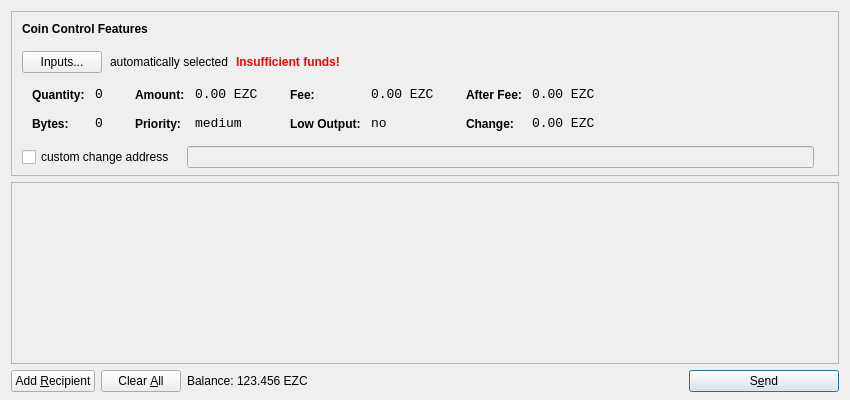
<?xml version="1.0" encoding="UTF-8"?>
<ui version="4.0">
 <class>SendCoinsDialog</class>
 <widget class="QDialog" name="SendCoinsDialog">
  <property name="geometry">
   <rect>
    <x>0</x>
    <y>0</y>
    <width>850</width>
    <height>400</height>
   </rect>
  </property>
  <property name="windowTitle">
   <string>Send Coins</string>
  </property>
  <layout class="QVBoxLayout" name="verticalLayout" stretch="0,1,0">
   <property name="bottomMargin">
    <number>8</number>
   </property>
   <item>
    <widget class="QFrame" name="frameCoinControl">
     <property name="sizePolicy">
      <sizepolicy hsizetype="Expanding" vsizetype="Expanding">
       <horstretch>0</horstretch>
       <verstretch>0</verstretch>
      </sizepolicy>
     </property>
     <property name="maximumSize">
      <size>
       <width>16777215</width>
       <height>16777215</height>
      </size>
     </property>
     <property name="frameShape">
      <enum>QFrame::StyledPanel</enum>
     </property>
     <property name="frameShadow">
      <enum>QFrame::Sunken</enum>
     </property>
     <layout class="QVBoxLayout" name="verticalLayoutCoinControl2">
      <property name="spacing">
       <number>-1</number>
      </property>
      <property name="leftMargin">
       <number>0</number>
      </property>
      <property name="topMargin">
       <number>0</number>
      </property>
      <property name="rightMargin">
       <number>0</number>
      </property>
      <property name="bottomMargin">
       <number>6</number>
      </property>
      <item>
       <layout class="QVBoxLayout" name="verticalLayoutCoinControl" stretch="0,0,0,0,1">
        <property name="spacing">
         <number>0</number>
        </property>
        <property name="leftMargin">
         <number>10</number>
        </property>
        <property name="topMargin">
         <number>10</number>
        </property>
        <item>
         <layout class="QHBoxLayout" name="horizontalLayoutCoinControl1">
          <property name="bottomMargin">
           <number>15</number>
          </property>
          <item>
           <widget class="QLabel" name="labelCoinControlFeatures">
            <property name="sizePolicy">
             <sizepolicy hsizetype="Preferred" vsizetype="Maximum">
              <horstretch>0</horstretch>
              <verstretch>0</verstretch>
             </sizepolicy>
            </property>
            <property name="font">
             <font>
              <weight>75</weight>
              <bold>true</bold>
             </font>
            </property>
            <property name="styleSheet">
             <string notr="true">font-weight:bold;</string>
            </property>
            <property name="text">
             <string>Coin Control Features</string>
            </property>
           </widget>
          </item>
         </layout>
        </item>
        <item>
         <layout class="QHBoxLayout" name="horizontalLayoutCoinControl2" stretch="0,0,0,0">
          <property name="spacing">
           <number>8</number>
          </property>
          <property name="bottomMargin">
           <number>10</number>
          </property>
          <item>
           <widget class="QPushButton" name="pushButtonCoinControl">
            <property name="styleSheet">
             <string notr="true"/>
            </property>
            <property name="text">
             <string>Inputs...</string>
            </property>
           </widget>
          </item>
          <item>
           <widget class="QLabel" name="labelCoinControlAutomaticallySelected">
            <property name="text">
             <string>automatically selected</string>
            </property>
            <property name="margin">
             <number>5</number>
            </property>
           </widget>
          </item>
          <item>
           <widget class="QLabel" name="labelCoinControlInsuffFunds">
            <property name="font">
             <font>
              <weight>75</weight>
              <bold>true</bold>
             </font>
            </property>
            <property name="styleSheet">
             <string notr="true">color:red;font-weight:bold;</string>
            </property>
            <property name="text">
             <string>Insufficient funds!</string>
            </property>
            <property name="margin">
             <number>5</number>
            </property>
           </widget>
          </item>
          <item>
           <spacer name="horizontalSpacerCoinControl">
            <property name="orientation">
             <enum>Qt::Horizontal</enum>
            </property>
            <property name="sizeHint" stdset="0">
             <size>
              <width>40</width>
              <height>1</height>
             </size>
            </property>
           </spacer>
          </item>
         </layout>
        </item>
        <item>
         <widget class="QWidget" name="widgetCoinControl" native="true">
          <property name="sizePolicy">
           <sizepolicy hsizetype="Preferred" vsizetype="Preferred">
            <horstretch>0</horstretch>
            <verstretch>0</verstretch>
           </sizepolicy>
          </property>
          <property name="minimumSize">
           <size>
            <width>0</width>
            <height>0</height>
           </size>
          </property>
          <property name="styleSheet">
           <string notr="true"/>
          </property>
          <layout class="QHBoxLayout" name="horizontalLayoutCoinControl5">
           <property name="margin">
            <number>0</number>
           </property>
           <item>
            <layout class="QHBoxLayout" name="horizontalLayoutCoinControl3" stretch="0,0,0,1">
             <property name="spacing">
              <number>20</number>
             </property>
             <property name="topMargin">
              <number>0</number>
             </property>
             <property name="bottomMargin">
              <number>10</number>
             </property>
             <item>
              <layout class="QFormLayout" name="formLayoutCoinControl1">
               <property name="horizontalSpacing">
                <number>10</number>
               </property>
               <property name="verticalSpacing">
                <number>14</number>
               </property>
               <property name="leftMargin">
                <number>10</number>
               </property>
               <property name="topMargin">
                <number>4</number>
               </property>
               <property name="rightMargin">
                <number>6</number>
               </property>
               <item row="0" column="0">
                <widget class="QLabel" name="labelCoinControlQuantityText">
                 <property name="styleSheet">
                  <string notr="true">font-weight:bold;</string>
                 </property>
                 <property name="text">
                  <string>Quantity:</string>
                 </property>
                 <property name="margin">
                  <number>0</number>
                 </property>
                </widget>
               </item>
               <item row="0" column="1">
                <widget class="QLabel" name="labelCoinControlQuantity">
                 <property name="font">
                  <font>
                   <family>Monospace</family>
                   <pointsize>10</pointsize>
                  </font>
                 </property>
                 <property name="cursor">
                  <cursorShape>IBeamCursor</cursorShape>
                 </property>
                 <property name="contextMenuPolicy">
                  <enum>Qt::ActionsContextMenu</enum>
                 </property>
                 <property name="text">
                  <string notr="true">0</string>
                 </property>
                 <property name="margin">
                  <number>0</number>
                 </property>
                 <property name="textInteractionFlags">
                  <set>Qt::LinksAccessibleByMouse|Qt::TextSelectableByKeyboard|Qt::TextSelectableByMouse</set>
                 </property>
                </widget>
               </item>
               <item row="1" column="0">
                <widget class="QLabel" name="labelCoinControlBytesText">
                 <property name="styleSheet">
                  <string notr="true">font-weight:bold;</string>
                 </property>
                 <property name="text">
                  <string>Bytes:</string>
                 </property>
                </widget>
               </item>
               <item row="1" column="1">
                <widget class="QLabel" name="labelCoinControlBytes">
                 <property name="font">
                  <font>
                   <family>Monospace</family>
                   <pointsize>10</pointsize>
                  </font>
                 </property>
                 <property name="cursor">
                  <cursorShape>IBeamCursor</cursorShape>
                 </property>
                 <property name="contextMenuPolicy">
                  <enum>Qt::ActionsContextMenu</enum>
                 </property>
                 <property name="text">
                  <string notr="true">0</string>
                 </property>
                 <property name="textInteractionFlags">
                  <set>Qt::LinksAccessibleByMouse|Qt::TextSelectableByKeyboard|Qt::TextSelectableByMouse</set>
                 </property>
                </widget>
               </item>
              </layout>
             </item>
             <item>
              <layout class="QFormLayout" name="formLayoutCoinControl2">
               <property name="horizontalSpacing">
                <number>10</number>
               </property>
               <property name="verticalSpacing">
                <number>14</number>
               </property>
               <property name="leftMargin">
                <number>6</number>
               </property>
               <property name="topMargin">
                <number>4</number>
               </property>
               <property name="rightMargin">
                <number>6</number>
               </property>
               <item row="0" column="0">
                <widget class="QLabel" name="labelCoinControlAmountText">
                 <property name="styleSheet">
                  <string notr="true">font-weight:bold;</string>
                 </property>
                 <property name="text">
                  <string>Amount:</string>
                 </property>
                 <property name="margin">
                  <number>0</number>
                 </property>
                </widget>
               </item>
               <item row="0" column="1">
                <widget class="QLabel" name="labelCoinControlAmount">
                 <property name="font">
                  <font>
                   <family>Monospace</family>
                   <pointsize>10</pointsize>
                  </font>
                 </property>
                 <property name="cursor">
                  <cursorShape>IBeamCursor</cursorShape>
                 </property>
                 <property name="contextMenuPolicy">
                  <enum>Qt::ActionsContextMenu</enum>
                 </property>
                 <property name="text">
                  <string notr="true">0.00 EZC</string>
                 </property>
                 <property name="textInteractionFlags">
                  <set>Qt::LinksAccessibleByMouse|Qt::TextSelectableByKeyboard|Qt::TextSelectableByMouse</set>
                 </property>
                </widget>
               </item>
               <item row="1" column="0">
                <widget class="QLabel" name="labelCoinControlPriorityText">
                 <property name="styleSheet">
                  <string notr="true">font-weight:bold;</string>
                 </property>
                 <property name="text">
                  <string>Priority:</string>
                 </property>
                </widget>
               </item>
               <item row="1" column="1">
                <widget class="QLabel" name="labelCoinControlPriority">
                 <property name="font">
                  <font>
                   <family>Monospace</family>
                   <pointsize>10</pointsize>
                  </font>
                 </property>
                 <property name="cursor">
                  <cursorShape>IBeamCursor</cursorShape>
                 </property>
                 <property name="contextMenuPolicy">
                  <enum>Qt::ActionsContextMenu</enum>
                 </property>
                 <property name="text">
                  <string>medium</string>
                 </property>
                 <property name="textInteractionFlags">
                  <set>Qt::LinksAccessibleByMouse|Qt::TextSelectableByKeyboard|Qt::TextSelectableByMouse</set>
                 </property>
                </widget>
               </item>
              </layout>
             </item>
             <item>
              <layout class="QFormLayout" name="formLayoutCoinControl3">
               <property name="horizontalSpacing">
                <number>10</number>
               </property>
               <property name="verticalSpacing">
                <number>14</number>
               </property>
               <property name="leftMargin">
                <number>6</number>
               </property>
               <property name="topMargin">
                <number>4</number>
               </property>
               <property name="rightMargin">
                <number>6</number>
               </property>
               <item row="0" column="0">
                <widget class="QLabel" name="labelCoinControlFeeText">
                 <property name="styleSheet">
                  <string notr="true">font-weight:bold;</string>
                 </property>
                 <property name="text">
                  <string>Fee:</string>
                 </property>
                 <property name="margin">
                  <number>0</number>
                 </property>
                </widget>
               </item>
               <item row="0" column="1">
                <widget class="QLabel" name="labelCoinControlFee">
                 <property name="font">
                  <font>
                   <family>Monospace</family>
                   <pointsize>10</pointsize>
                  </font>
                 </property>
                 <property name="cursor">
                  <cursorShape>IBeamCursor</cursorShape>
                 </property>
                 <property name="contextMenuPolicy">
                  <enum>Qt::ActionsContextMenu</enum>
                 </property>
                 <property name="text">
                  <string notr="true">0.00 EZC</string>
                 </property>
                 <property name="textInteractionFlags">
                  <set>Qt::LinksAccessibleByMouse|Qt::TextSelectableByKeyboard|Qt::TextSelectableByMouse</set>
                 </property>
                </widget>
               </item>
               <item row="1" column="0">
                <widget class="QLabel" name="labelCoinControlLowOutputText">
                 <property name="styleSheet">
                  <string notr="true">font-weight:bold;</string>
                 </property>
                 <property name="text">
                  <string>Low Output:</string>
                 </property>
                </widget>
               </item>
               <item row="1" column="1">
                <widget class="QLabel" name="labelCoinControlLowOutput">
                 <property name="font">
                  <font>
                   <family>Monospace</family>
                   <pointsize>10</pointsize>
                  </font>
                 </property>
                 <property name="cursor">
                  <cursorShape>IBeamCursor</cursorShape>
                 </property>
                 <property name="contextMenuPolicy">
                  <enum>Qt::ActionsContextMenu</enum>
                 </property>
                 <property name="text">
                  <string>no</string>
                 </property>
                 <property name="textInteractionFlags">
                  <set>Qt::LinksAccessibleByMouse|Qt::TextSelectableByKeyboard|Qt::TextSelectableByMouse</set>
                 </property>
                </widget>
               </item>
              </layout>
             </item>
             <item>
              <layout class="QFormLayout" name="formLayoutCoinControl4">
               <property name="horizontalSpacing">
                <number>10</number>
               </property>
               <property name="verticalSpacing">
                <number>14</number>
               </property>
               <property name="leftMargin">
                <number>6</number>
               </property>
               <property name="topMargin">
                <number>4</number>
               </property>
               <property name="rightMargin">
                <number>6</number>
               </property>
               <item row="0" column="0">
                <widget class="QLabel" name="labelCoinControlAfterFeeText">
                 <property name="styleSheet">
                  <string notr="true">font-weight:bold;</string>
                 </property>
                 <property name="text">
                  <string>After Fee:</string>
                 </property>
                 <property name="margin">
                  <number>0</number>
                 </property>
                </widget>
               </item>
               <item row="0" column="1">
                <widget class="QLabel" name="labelCoinControlAfterFee">
                 <property name="font">
                  <font>
                   <family>Monospace</family>
                   <pointsize>10</pointsize>
                  </font>
                 </property>
                 <property name="cursor">
                  <cursorShape>IBeamCursor</cursorShape>
                 </property>
                 <property name="contextMenuPolicy">
                  <enum>Qt::ActionsContextMenu</enum>
                 </property>
                 <property name="text">
                  <string notr="true">0.00 EZC</string>
                 </property>
                 <property name="textInteractionFlags">
                  <set>Qt::LinksAccessibleByMouse|Qt::TextSelectableByKeyboard|Qt::TextSelectableByMouse</set>
                 </property>
                </widget>
               </item>
               <item row="1" column="0">
                <widget class="QLabel" name="labelCoinControlChangeText">
                 <property name="styleSheet">
                  <string notr="true">font-weight:bold;</string>
                 </property>
                 <property name="text">
                  <string>Change:</string>
                 </property>
                </widget>
               </item>
               <item row="1" column="1">
                <widget class="QLabel" name="labelCoinControlChange">
                 <property name="font">
                  <font>
                   <family>Monospace</family>
                   <pointsize>10</pointsize>
                  </font>
                 </property>
                 <property name="cursor">
                  <cursorShape>IBeamCursor</cursorShape>
                 </property>
                 <property name="contextMenuPolicy">
                  <enum>Qt::ActionsContextMenu</enum>
                 </property>
                 <property name="text">
                  <string notr="true">0.00 EZC</string>
                 </property>
                 <property name="textInteractionFlags">
                  <set>Qt::LinksAccessibleByMouse|Qt::TextSelectableByKeyboard|Qt::TextSelectableByMouse</set>
                 </property>
                </widget>
               </item>
              </layout>
             </item>
            </layout>
           </item>
          </layout>
         </widget>
        </item>
        <item>
         <layout class="QHBoxLayout" name="horizontalLayoutCoinControl4" stretch="0,0,0">
          <property name="spacing">
           <number>12</number>
          </property>
          <property name="sizeConstraint">
           <enum>QLayout::SetDefaultConstraint</enum>
          </property>
          <property name="topMargin">
           <number>5</number>
          </property>
          <property name="rightMargin">
           <number>5</number>
          </property>
          <item>
           <widget class="QCheckBox" name="checkBoxCoinControlChange">
            <property name="text">
             <string>custom change address</string>
            </property>
           </widget>
          </item>
          <item>
           <widget class="QLineEdit" name="lineEditCoinControlChange">
            <property name="enabled">
             <bool>false</bool>
            </property>
            <property name="sizePolicy">
             <sizepolicy hsizetype="Expanding" vsizetype="Fixed">
              <horstretch>0</horstretch>
              <verstretch>0</verstretch>
             </sizepolicy>
            </property>
           </widget>
          </item>
          <item>
           <widget class="QLabel" name="labelCoinControlChangeLabel">
            <property name="sizePolicy">
             <sizepolicy hsizetype="Preferred" vsizetype="Expanding">
              <horstretch>0</horstretch>
              <verstretch>0</verstretch>
             </sizepolicy>
            </property>
            <property name="minimumSize">
             <size>
              <width>0</width>
              <height>0</height>
             </size>
            </property>
            <property name="text">
             <string/>
            </property>
            <property name="margin">
             <number>3</number>
            </property>
           </widget>
          </item>
         </layout>
        </item>
        <item>
         <spacer name="verticalSpacerCoinControl">
          <property name="orientation">
           <enum>Qt::Vertical</enum>
          </property>
          <property name="sizeHint" stdset="0">
           <size>
            <width>800</width>
            <height>1</height>
           </size>
          </property>
         </spacer>
        </item>
       </layout>
      </item>
     </layout>
    </widget>
   </item>
   <item>
    <widget class="QScrollArea" name="scrollArea">
     <property name="widgetResizable">
      <bool>true</bool>
     </property>
     <widget class="QWidget" name="scrollAreaWidgetContents">
      <property name="geometry">
       <rect>
        <x>0</x>
        <y>0</y>
        <width>830</width>
        <height>165</height>
       </rect>
      </property>
      <layout class="QVBoxLayout" name="verticalLayout_2">
       <property name="margin">
        <number>0</number>
       </property>
       <item>
        <layout class="QVBoxLayout" name="entries">
         <property name="spacing">
          <number>6</number>
         </property>
        </layout>
       </item>
       <item>
        <spacer name="verticalSpacer">
         <property name="orientation">
          <enum>Qt::Vertical</enum>
         </property>
         <property name="sizeHint" stdset="0">
          <size>
           <width>20</width>
           <height>40</height>
          </size>
         </property>
        </spacer>
       </item>
      </layout>
     </widget>
    </widget>
   </item>
   <item>
    <layout class="QHBoxLayout" name="horizontalLayout">
     <item>
      <widget class="QPushButton" name="addButton">
       <property name="toolTip">
        <string>Send to multiple recipients at once</string>
       </property>
       <property name="text">
        <string>Add &amp;Recipient</string>
       </property>
       <property name="icon">
        <iconset resource="../bitcoin.qrc">
         <normaloff>:/icons/add</normaloff>:/icons/add</iconset>
       </property>
       <property name="autoDefault">
        <bool>false</bool>
       </property>
      </widget>
     </item>
     <item>
      <widget class="QPushButton" name="clearButton">
       <property name="sizePolicy">
        <sizepolicy hsizetype="Minimum" vsizetype="Fixed">
         <horstretch>0</horstretch>
         <verstretch>0</verstretch>
        </sizepolicy>
       </property>
       <property name="toolTip">
        <string>Remove all transaction fields</string>
       </property>
       <property name="text">
        <string>Clear &amp;All</string>
       </property>
       <property name="icon">
        <iconset resource="../bitcoin.qrc">
         <normaloff>:/icons/remove</normaloff>:/icons/remove</iconset>
       </property>
       <property name="autoRepeatDelay">
        <number>300</number>
       </property>
       <property name="autoDefault">
        <bool>false</bool>
       </property>
      </widget>
     </item>
     <item>
      <layout class="QHBoxLayout" name="horizontalLayout_2">
       <property name="spacing">
        <number>3</number>
       </property>
       <item>
        <widget class="QLabel" name="label">
         <property name="text">
          <string>Balance:</string>
         </property>
        </widget>
       </item>
       <item>
        <widget class="QLabel" name="labelBalance">
         <property name="cursor">
          <cursorShape>IBeamCursor</cursorShape>
         </property>
         <property name="text">
          <string>123.456 EZC</string>
         </property>
         <property name="textInteractionFlags">
          <set>Qt::LinksAccessibleByMouse|Qt::TextSelectableByKeyboard|Qt::TextSelectableByMouse</set>
         </property>
        </widget>
       </item>
      </layout>
     </item>
     <item>
      <spacer name="horizontalSpacer">
       <property name="orientation">
        <enum>Qt::Horizontal</enum>
       </property>
       <property name="sizeHint" stdset="0">
        <size>
         <width>40</width>
         <height>20</height>
        </size>
       </property>
      </spacer>
     </item>
     <item>
      <widget class="QPushButton" name="sendButton">
       <property name="minimumSize">
        <size>
         <width>150</width>
         <height>0</height>
        </size>
       </property>
       <property name="toolTip">
        <string>Confirm the send action</string>
       </property>
       <property name="text">
        <string>S&amp;end</string>
       </property>
       <property name="icon">
        <iconset resource="../bitcoin.qrc">
         <normaloff>:/icons/send</normaloff>:/icons/send</iconset>
       </property>
       <property name="default">
        <bool>true</bool>
       </property>
      </widget>
     </item>
    </layout>
   </item>
  </layout>
 </widget>
 <resources>
  <include location="../bitcoin.qrc"/>
 </resources>
 <connections/>
</ui>
